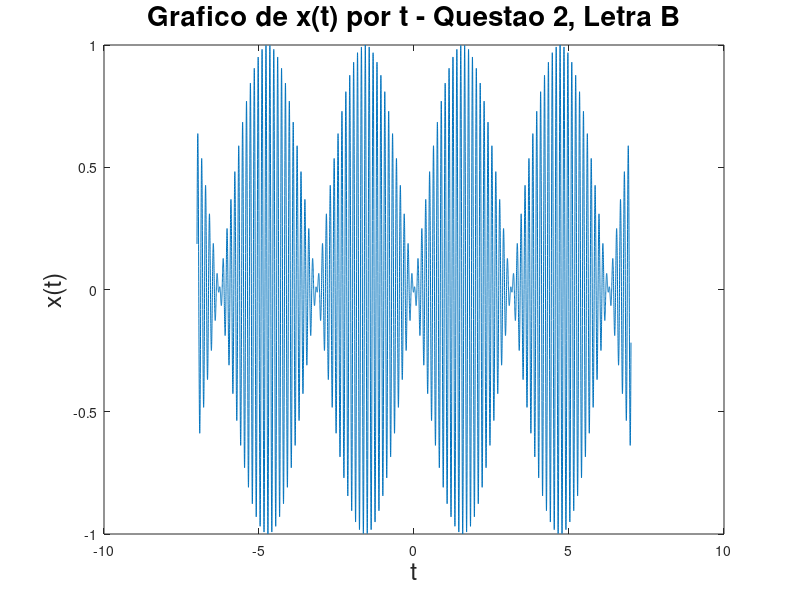

Here is the MATLAB script that generated this plot:
% Programa da segunda questao do trabalho de sinais e sistemas
% 2022.2

% Intervalo
dt=0.001;

%   Letra b)
% Dados basicos
w=1;
t=-7:dt:7-dt; x=sin(w*t).*cos(50*w*t);

% Plotando
plot (t, x);
title("Grafico de x(t) por t - Questao 2, Letra B", "fontsize", 20);
xlabel("t", "fontsize", 18);
ylabel("x(t)", "fontsize", 18);
